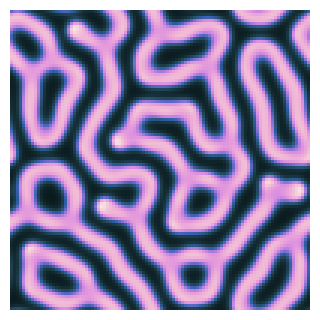

Write a Vega-Lite specification for this figure.
### Vega-Lite specification from a JSON file in a GitHub repository (floating-point values rounded to 4 significant figures; data arrays with more than 128 entries replaced by an {"elided": "..."} marker saying what was removed)
{"background": null, "config": {"arc": {"fill": "#DBDBDB", "fillOpacity": 1.0, "innerRadius": 37.5, "padAngle": 0.03, "stroke": "black", "strokeOpacity": 1, "strokeWidth": 0.25}, "area": {"fill": "#DBDBDB", "fillOpacity": 1.0, "stroke": "black", "strokeOpacity": 1, "strokeWidth": 0.25}, "axis": {"domain": true, "domainCap": "round", "domainColor": "black", "domainWidth": 0.25, "grid": false, "gridCap": "round", "gridColor": "#F1F1F1", "gridDash": [0, 0], "gridOpacity": 1.0, "gridWidth": 0.25, "labelColor": "black", "labelFont": "Helvetica Neue", "labelFontSize": 7, "labelFontStyle": "normal", "labelFontWeight": 400, "offset": 0, "ticks": true, "tickCap": "round", "tickColor": "black", "tickRound": false, "tickSize": 3, "tickWidth": 0.25, "titleColor": "black", "titleFont": "Helvetica Neue", "titleFontSize": 7, "titleFontStyle": "normal", "titleFontWeight": 400}, "axisX": {"domain": true, "labelAlign": "center", "labelAngle": 0, "labels": true, "ticks": true, "translate": 0}, "axisY": {"domain": true, "labelAlign": "right", "labelAngle": 0, "labels": true, "ticks": true, "translate": 0}, "axisRight": {"domain": true, "labelAlign": "left", "labelAngle": 0, "labels": true, "ticks": true, "translate": 0}, "axisTop": {"domain": true, "labelAlign": "center", "labelAngle": 0, "labels": true, "ticks": true, "translate": 0}, "axisBand": {"tickOffset": 0}, "bar": {"fill": "#DBDBDB", "fillOpacity": 1.0, "stroke": "black", "strokeOpacity": 1, "strokeWidth": 0.25}, "boxplot": {"size": 13.5, "ticks": {"cornerRadius": 0.25, "fill": "black", "opacity": 1, "size": 6.75, "thickness": 0.25}, "box": {"fillOpacity": 1.0, "stroke": "black", "strokeOpacity": 1, "strokeWidth": 0.25}, "median": {"cornerRadius": 0, "fill": "black", "fillOpacity": 1.0, "opacity": 1, "size": 13.5, "thickness": 0.25}, "rule": {"fill": "black", "fillOpacity": 1.0, "size": 15.0, "stroke": "black", "strokeDash": [0, 0], "strokeOpacity": 1, "strokeWidth": 0.25}, "outliers": {"color": "black", "fill": "black", "fillOpacity": 1.0, "size": 0, "stroke": "black", "strokeOpacity": 1, "strokeWidth": 0.25}}, "circle": {"fill": "black", "fillOpacity": 1.0, "size": 0.75, "stroke": null, "strokeOpacity": 1, "strokeWidth": 0.25}, "errorband": {"band": {"fillOpacity": 0.6, "stroke": null, "strokeWidth": 0.25, "strokeOpacity": 1}, "borders": {"opacity": 0, "strokeOpacity": 0.25, "strokeWidth": 1}}, "errorbar": {"opacity": 1, "rule": {"strokeDash": [0, 0], "strokeWidth": 0.25}, "ticks": {"color": "black", "cornerRadius": 0.125, "opacity": 1, "size": 9.0, "thickness": 0.25}, "thickness": 0.25}, "font": "Helvetica Neue", "geoshape": {"fill": "#DBDBDB", "fillOpacity": 1.0, "stroke": "black", "strokeOpacity": 1, "strokeWidth": 0.25}, "header": {"labelColor": "black", "labelFont": "Helvetica Neue", "labelFontSize": 7, "labelFontStyle": "normal", "labelFontWeight": 400, "titleColor": "black", "titleFont": "Helvetica Neue", "titleFontSize": 7, "titleFontStyle": "normal", "titleFontWeight": 400, "titlePadding": 0}, "legend": {"disable": false, "offset": 4.5, "titlePadding": 4, "labelOffset": 2, "gradientLabelOffset": 2, "gradientLength": 75.0, "gradientThickness": 7.5, "gradientOpacity": 1.0, "gradientStrokeColor": "black", "gradientStrokeWidth": 0.25, "labelColor": "black", "labelFont": "Helvetica Neue", "labelFontSize": 7, "labelFontStyle": "normal", "labelFontWeight": 400, "strokeColor": "black", "strokeWidth": 0, "symbolSize": 42, "symbolStrokeColor": "black", "symbolStrokeWidth": 0.25, "titleColor": "black", "titleFont": "Helvetica Neue", "titleFontSize": 7, "titleFontStyle": "normal", "titleFontWeight": 400}, "line": {"color": "black", "stroke": "black", "strokeCap": "round", "strokeDash": [0, 0], "strokeOpacity": 1, "strokeWidth": 0.375}, "point": {"filled": true, "fill": "#DBDBDB", "fillOpacity": 1.0, "size": 7.5, "stroke": "black", "strokeOpacity": 1, "strokeWidth": 0.25}, "range": {"category": ["#C6D9F1", "#F1C9CB", "#FEF0B9", "#CEE37A", "#7AA8E0", "#E589A3", "#FDDD5D", "#68B961", "#4177B1", "#C35082", "#E5C227", "#438156"], "diverging": {"scheme": ["#C35082", "#CE6D94", "#D989A7", "#E2A4BA", "#EABFCE", "#F1DBE2", "#F6F6F6", "#D7E0EB", "#B9CBE0", "#9BB6D5", "#7DA1C9", "#5F8CBD", "#4177B1"]}, "heatmap": {"scheme": ["#0A1B1E", "#152E36", "#214254", "#2C5479", "#315EA7", "#5A67C2", "#8673D1", "#B07FDB", "#D88EE1", "#EAA5D9", "#F0C2D7", "#F7E2E6"]}, "ordinal": {"scheme": ["#F1F1F1", "#DBDBDB", "#C6C6C6", "#B2B2B2", "#9D9D9D", "#898989", "#767676", "#636363", "#515151", "#404040", "#2F2F2F", "#1F1F1F"]}, "ramp": {"scheme": ["#32022B", "#43044D", "#4C196E", "#4D338C", "#484DA6", "#3A68BB", "#1D83CA", "#1D9CCB", "#23B5C9", "#28CDC5", "#4DE0B4", "#91EE9F"]}}, "rule": {"color": "black", "stroke": "black", "strokeCap": "round", "strokeDash": [2, 2], "strokeOpacity": 1, "strokeWidth": 0.25}, "scale": {"bandPaddingInner": 0.1, "bandPaddingOuter": 0.1, "round": false}, "rect": {"fill": "#DBDBDB", "fillOpacity": 1.0, "stroke": "black", "strokeOpacity": 1, "strokeWidth": 0.25}, "square": {"fill": "#DBDBDB", "fillOpacity": 1.0, "size": 15.0, "stroke": "black", "strokeOpacity": 1, "strokeWidth": 0.25}, "text": {"color": "black", "font": "Helvetica Neue", "fontSize": 7, "fontStyle": "normal", "fontWeight": 400}, "tick": {"color": "black", "cornerRadius": 0.125, "opacity": 1.0, "size": 13.5, "thickness": 0.25}, "title": {"anchor": "middle", "frame": "group", "color": "black", "font": "Helvetica Neue", "fontSize": 7, "fontStyle": "normal", "fontWeight": 400, "subtitleColor": "black", "subtitleFont": "Helvetica Neue", "subtitleFontSize": "Helvetica Neue", "subtitleFontStyle": "normal", "subtitleFontWeight": 400}, "trail": {"color": "black", "opacity": 1, "size": 0.375}, "view": {"continuousWidth": 150, "continuousHeight": 150, "discreteWidth": 150, "discreteHeight": 150, "fill": null, "stroke": "black", "strokeWidth": 0.25}}, "data": {"name": "data-95407f6e295cae0e0587979d449355d1"}, "mark": {"type": "rect", "clip": true, "stroke": null}, "encoding": {"color": {"field": "c", "legend": null, "title": "concentration", "type": "quantitative"}, "x": {"axis": null, "field": "x0", "scale": {"domain": [0, 100], "nice": false}, "title": null, "type": "quantitative"}, "x2": {"field": "x1"}, "y": {"axis": null, "field": "y0", "scale": {"domain": [0, 100], "nice": false}, "title": null, "type": "quantitative"}, "y2": {"field": "y1"}}, "view": {"stroke": null}, "$schema": "https://vega.github.io/schema/vega-lite/v6.4.1.json", "datasets": {"data-95407f6e295cae0e0587979d449355d1": {"elided": "10000 records"}}}
